Frame 1 (no input): blank canvas, image omitted
Frame 60 (no input): blank canvas, image omitted
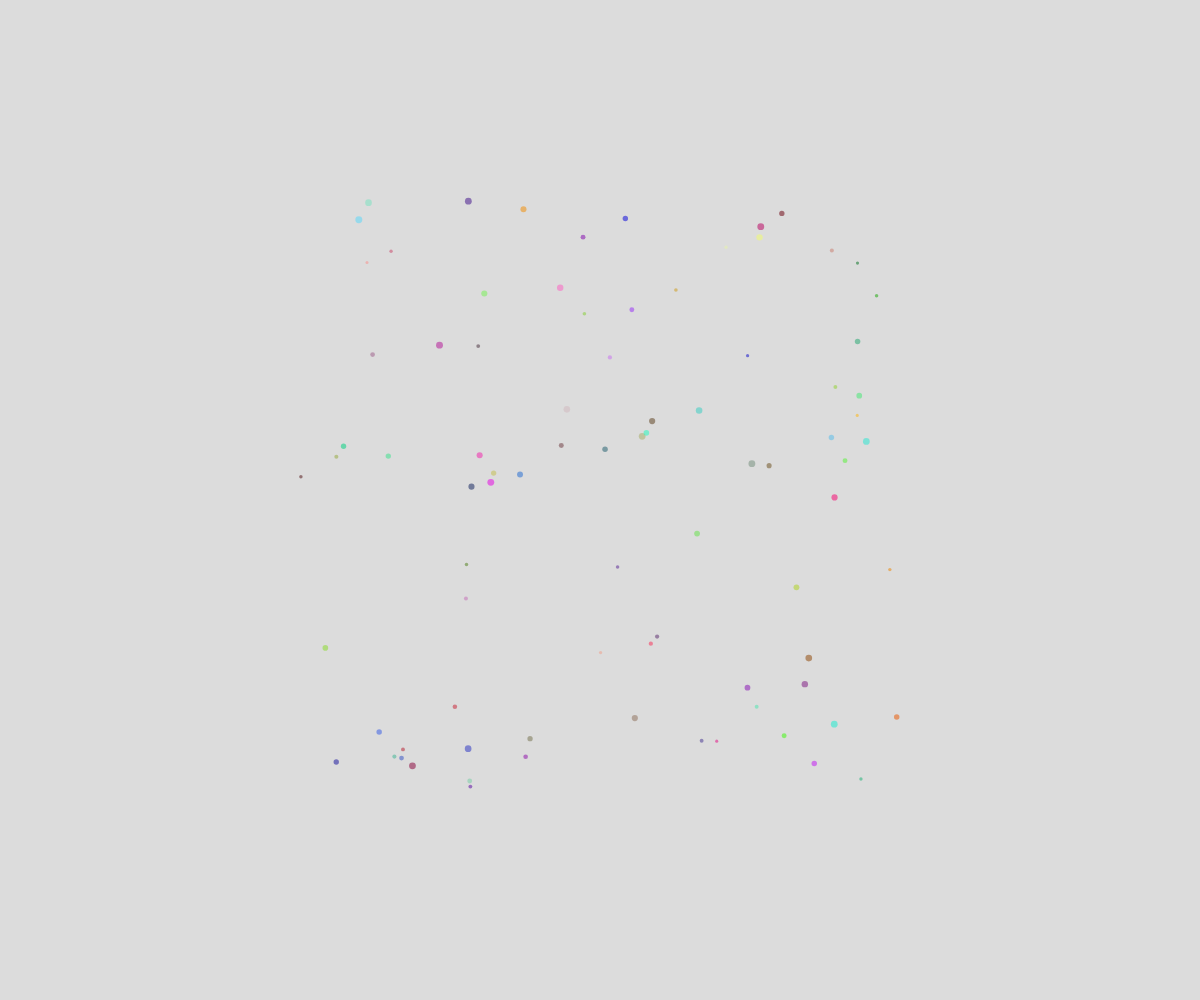
Frame 120 (the mouse pressed at the canvas centre since frame 60)

The p5.js sketch whose frames 1 and 60 were blank and that drew this single picture after the mouse press (run headless with seeded random() and noise() and a simulated clock; from frame 60 on, the mouse is pressed at the canvas centre):

// p5.js sketch
// ── sketch.js
// Title
// Logan Weckert
// x/xx/2021
//
// Extra for Experts:
// - describe what you did to take this project "above and beyond"

let fireworks = [];

function setup() {
  createCanvas(windowWidth, windowHeight);
  
}

function draw() {
  background(220);

  for(let i=fireworks.length-1; i>=0; i--){
    if(fireworks[i].isDead()){
      fireworks.splice(i, 1);
    }
      
    else {
      fireworks[i].move();
      fireworks[i].display();
    }
    
  }
}

function mousePressed(){
  for(let i=0; i<random(80, 120); i++){
    let myParticle = new Particle(mouseX, mouseY);
    fireworks.push(myParticle);
  }

}

class Particle{
  constructor(x, y){
    this.x = x;
    this.y = y;
    this.size = random(3, 7);
    this.alpha = 255;
    this.theColour = color(random(255), random(255), random(255), this.alpha);
    this.dx = random(-5, 5);
    this.dy = random(-5, 5);
  }
  display(){
    noStroke();
    fill(this.theColour);
    circle(this.x, this.y, this.size);
  }

  move(){
    this.alpha -= 2;
    this.theColour = color(random(255), random(255), random(255), this.alpha);
    this.x += this.dx;
    this.y += this.dy;
  }
  isDead(){
    return this.alpha <= 0;
  }
}
